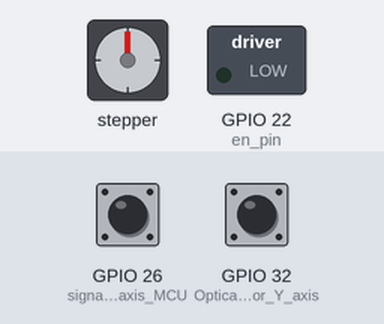
Simulated run of this program. Board: ESP32. On the bench: stepper motor, switched loads named in the program (green lamp = pin HIGH). Inputs (shaded band) come from the test bench; at power-on: GPIO 26 (signal_from_X_axis_MCU) HIGH, GPIO 32 (Optical_fork_for_Y_axis) HIGH. Stepper angles assume 6400 steps per turn.

Above: at 2.8 s.
2.9 s: GPIO 26 (signal_from_X_axis_MCU) pulled LOW for 0.15 s
At 3.4 s:
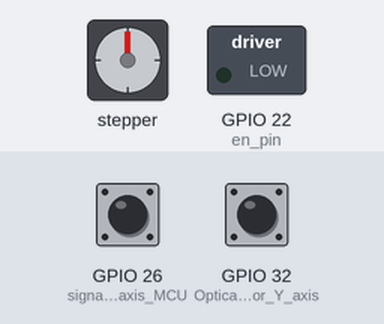
6.0 s: GPIO 32 (Optical_fork_for_Y_axis) pulled LOW for 0.15 s
At 8.3 s:
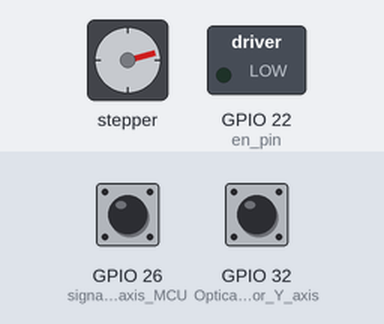
At 19.5 s:
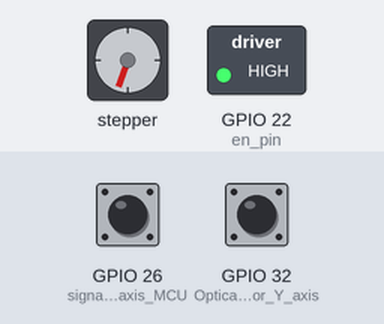
Timing chart, 0 to 21.0 s (numbered marks = the images above; inputs shaded):
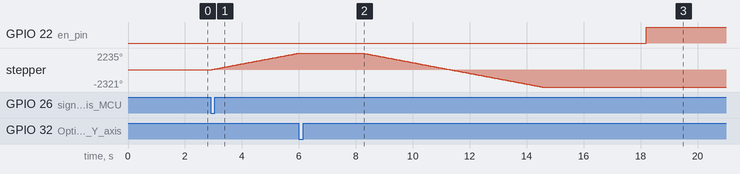

Measured:
- after the input at 2.9 s, stepper: keeps turning clockwise at about 725°/s, starting at once
- after the input at 6.0 s, GPIO 22 (en_pin): LOW → HIGH after 12.2 s

The program:

main.cpp
```cpp
#include <Arduino.h>
#include "M5Atom.h"
//#include "Unit_Encoder.h"
//#include <M5Atom.h>
//#include "StepperDriver.h"
#include "FastLED.h"

/* ====== minimumStepper =======================================
 *  Bare minimum to get a stepper with step/dir driver turning
 */
#include <MobaTools.h>
// Stepper connections - Please adapt to your own needs.
int en_pin = 22; // enable pin
const byte stepPin = 19;
const byte dirPin = 23;

const int stepsPerRev = 200*32;    // Steps per revolution - 1/32 microstepping

MoToStepper stepper1( stepsPerRev, STEPDIR );  // create a stepper instance

void setup() {
  pinMode(en_pin, OUTPUT);
  pinMode(26, INPUT_PULLUP); // signal from X axis MCU
  pinMode(32, INPUT_PULLUP); // Optical fork for Y axis
  digitalWrite(en_pin, LOW); // enable driver
  stepper1.attach( stepPin, dirPin );
  stepper1.setSpeed( 1200 );              // 300 = 30 rev/min (if stepsPerRev is set correctly)
  stepper1.setRampLen( stepsPerRev / 4); // Ramp length is 1/2 revolution
}

void loop() {

  delay(2000); // wait for 1 second before checking the X axis signal
  while (digitalRead(26) == HIGH){ } // Wait until signal from X axis MCU goes LOW (X axis is in home position)

// --------------------------------******* Y AXIS ********--------------------------------
  if(digitalRead(32) == LOW){ // if the XY-stage is already in or beyond the home position (the optical fork is not blocked = LOW)
    stepper1.rotate(-1); //  start turning backwards, 1=vorward, -1=backwards
    while (digitalRead(32) == LOW){ } // keep moving until the optical fork is not blocked anymore
      stepper1.stop(); // stop turning
      stepper1.doSteps(-320); // move a bit more away
      delay(1000); // wait for 1 second
    }

  if(digitalRead(32) == HIGH){
    stepper1.rotate(1); //  start turning forwards toward home position
    while (digitalRead(32) == HIGH){ } // keep moving until the optical fork is not blocked
    stepper1.stop();
    delay(100);

    stepper1.doSteps(32); // move a bit more to the home position to make sure the optical fork is blocked (tolerance)
    delay(1000);

    stepper1.rotate(-1); //  start turning backwards, 1=vorward, -1=backwards
    while (digitalRead(32) == LOW){ } // keep moving until the optical fork is blocked
    stepper1.stop(); // stop turning
    delay(100); // wait for 1 second

    stepper1.doSteps(32); // move a bit more to the home position to make sure the optical fork is blocked (tolerance)
    delay(1000);

    stepper1.doSteps(-81000); // move the plate out through the feeding tray (to be changed - use optifork)
    delay(10000); // wait for 10 seconds

    digitalWrite(en_pin, HIGH); // disable driver and release tourqe on the motor
    while (1){} // wait forever
  }
}
```
